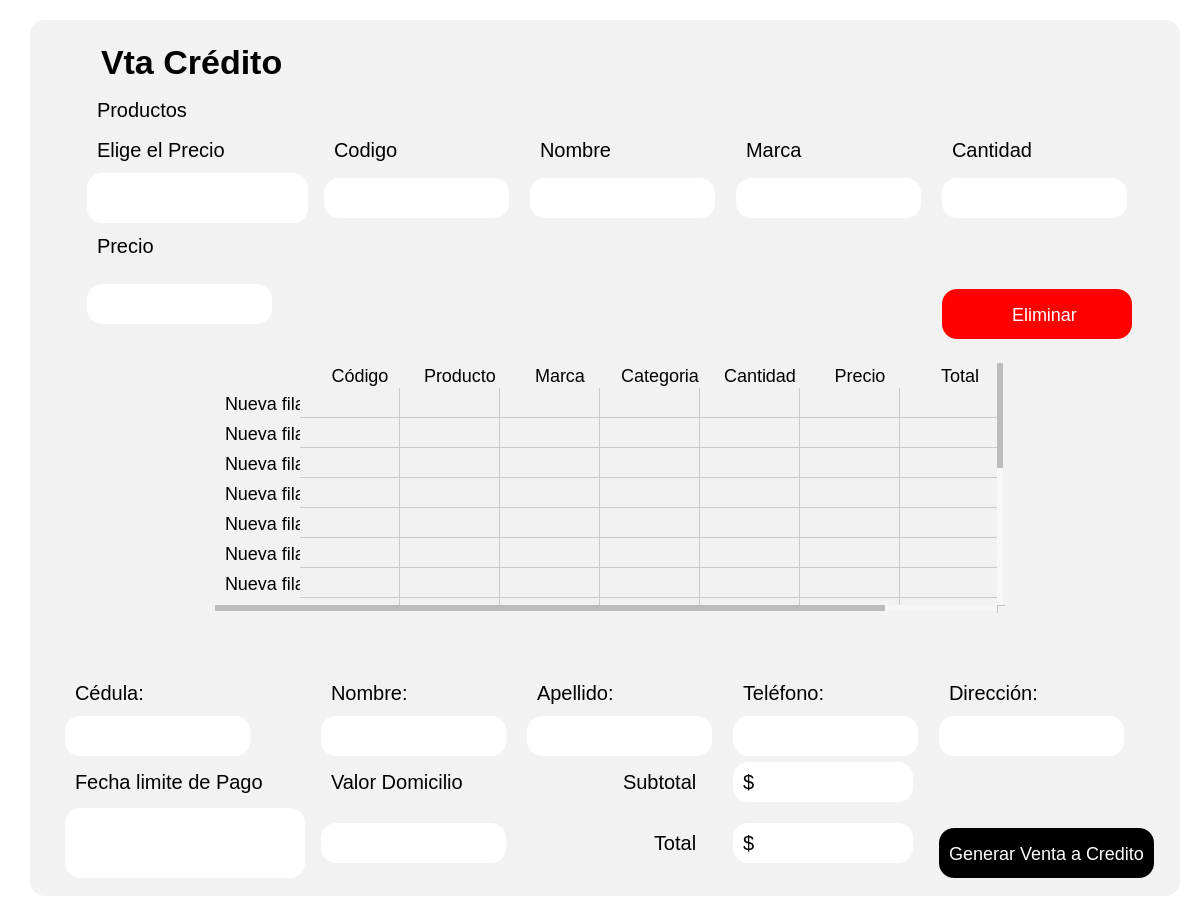
<?xml version="1.0" encoding="UTF-8"?>
<ui version="4.0">
 <class>Form</class>
 <widget class="QWidget" name="Form">
   <property name="geometry">
    <rect>
     <x>0</x>
     <y>0</y>
     <width>1200</width>
     <height>750</height>
    </rect>
   </property>
  <property name="windowTitle">
   <string>Form</string>
  </property>
  <property name="styleSheet">
   <string notr="true">background-color: rgb(255, 255, 255);
</string>
  </property>
  <layout class="QHBoxLayout" name="horizontalLayout">
   <item>
    <widget class="QWidget" name="Contenedor" native="true">
     <property name="styleSheet">
      <string notr="true">
QPushButton {
    background-color: black; /* Fondo blanco */
    border: none; /* Sin borde ni decoración inicial */
    color:  white; /* Color del texto */
    border-radius: 15px; /* Bordes circulares */
    padding: 5px 10px; /* Espaciado interno para mejor apariencia */
	height: 40px; /* Altura del botón */
    text-align: center; /* Alinea el texto del botón a la izquierda */
    font-size: 18px; /* Tamaño de fuente */
	margin-top:20px;
}

QPushButton:hover {
    background-color: rgb(106, 106, 106); /* Gris claro al pasar el mouse */
    cursor: pointer; /* Cursor de mano al pasar sobre el botón */
}

QToolButton {
    background-color: white; /* Fondo blanco */
    border: none; /* Sin borde ni decoración inicial */
    color:  rgb(50, 50, 50); /* Color del texto */
    border-radius: 15px; /* Bordes circulares */
    padding: 5px 10px; /* Espaciado interno para mejor apariencia */
	height: 40px; /* Altura del botón */
    text-align: left; /* Alinea el texto del botón a la izquierda */
    font-size: 18px; /* Tamaño de fuente */
    cursor: pointer;
}

QToolButton:hover {
    background-color: #f2f2f2; /* Gris claro al pasar el mouse */
    cursor: pointer;
}
QLineEdit {
    background-color: rgb(255, 255, 255); /* Fondo blanco */
    border: none; /* Sin bordes visibles */
    padding: 4px; /* Espaciado interno entre el texto y los bordes */
    margin-right: 5px; /* Espaciado externo solo a la derecha */
    border-radius: 10px; /* Bordes redondeados */
    color: black; /* Texto negro */
    text-align: left; /* Texto alineado a la izquierda */
    font-size: 18px; /* Tamaño del texto */
}

/* Cuando el QLineEdit está enfocado (se está escribiendo) */
QLineEdit:focus {
    background-color: rgb(230, 230, 250); /* Color de fondo cuando el campo está activo */
    border: 1px solid rgb(0, 0, 0); /* Borde negro al estar activo */
}

QLabel {
    font-size: 20px; /* Tamaño de fuente */
    color:  black; /* Color del texto */
    margin-right: 10px; /* Espaciado a la derecha */
    padding: 5px; /* Espaciado interno */
    text-align: left; /* Alineación del texto a la izquierda */
}
QTableWidget {
    border: none;
    background-color: #ffffff; /* Fondo blanco para la tabla */
    box-shadow: 0 4px 8px rgba(0, 0, 0, 0.1); /* Sombra suave alrededor de la tabla */
}

QTableWidget::item {
    background-color: #f2f2f2; 
    border: none; 
    transition: background-color 0.3s ease; /* Suavizado de transición de color de fondo */
    pointer-events: none; /* Desactiva la interacción con las celdas (como editar) */
}

QTableWidget::item:selected {
    background-color: #aad4ff; /* Color azul claro para celdas seleccionadas */
    color: black; /* Texto negro para celdas seleccionadas */
}

QTableWidget::item:hover {
    background-color: #e6e6e6; /* Color de fondo al pasar el cursor sobre las celdas */
}

QHeaderView::section {
    border: none; 
    background-color: #f2f2f2; 
    font-weight: normal; /* No negritas */
    text-align: center; /* Centrado del texto en los encabezados */
    box-shadow: 0 2px 4px rgba(0, 0, 0, 0.1); /* Sombra suave para los encabezados */
}

QHeaderView::section:focus {
    background-color: #f2f2f2; /* Sin color de fondo cuando está en foco */
    border: none; /* Sin borde cuando está en foco */
}

QTableWidget::item:focus {
    border: none; /* Sin borde cuando las celdas tienen el foco */
    background-color: #f2f2f2; /* Mantener el fondo sin color azul */
}

QTableCornerButton::section {
    background-color: #f2f2f2; 
    border: none; 
}

QTableWidget::verticalHeader {
    background-color: #f2f2f2;
    border: none;
    font-weight: normal; /* No negritas */
}

QTableWidget::item:hover {
    background-color: #e6e6e6; /* Color de fondo al pasar el cursor sobre las celdas */
}

/* Personalización de la barra de desplazamiento */
QScrollBar:vertical {
    border: none;
    background: #f7f7f7; /* Fondo de la barra */
    width: 8px; /* Barra más delgada */
    border-radius: 4px; /* Bordes más redondeados */
}

QScrollBar::handle:vertical {
    background: #bbb; /* Fondo del control deslizante */
    min-height: 20px; /* Control deslizante más delgado */
    border-radius: 4px; /* Bordes redondeados */
    transition: background-color 0.3s ease; /* Transición suave para el cambio de color */
}

QScrollBar::handle:vertical:hover {
    background: #888; /* Color más oscuro cuando el control deslizante está siendo desplazado */
}

QScrollBar::add-line:vertical, QScrollBar::sub-line:vertical {
    border: none;
    background: #f2f2f2; /* Fondo para los botones de la barra */
    height: 0px; /* Sin altura para los botones */
}

QScrollBar:horizontal {
    border: none;
    background: #f7f7f7; /* Fondo de la barra */
    height: 8px; /* Barra más delgada */
    border-radius: 4px; /* Bordes más redondeados */
}

QScrollBar::handle:horizontal {
    background: #bbb; /* Fondo del control deslizante */
    min-width: 20px; /* Control deslizante más delgado */
    border-radius: 4px; /* Bordes redondeados */
    transition: background-color 0.3s ease; /* Transición suave para el cambio de color */
}

QScrollBar::handle:horizontal:hover {
    background: #888; /* Color más oscuro cuando el control deslizante está siendo desplazado */
}

QScrollBar::add-line:horizontal, QScrollBar::sub-line:horizontal {
    border: none;
    background: #f2f2f2; /* Fondo para los botones de la barra */
    width: 0px; /* Sin ancho para los botones */
}


</string>
     </property>
     <layout class="QHBoxLayout" name="horizontalLayout_2">
      <item>
       <widget class="QStackedWidget" name="Contenido">
        <property name="styleSheet">
         <string notr="true">margin-left:10px;
border-radius:15px;
background-color: #f2f2f2; 
</string>
        </property>
        <widget class="QWidget" name="ContenidoPage1">
         <layout class="QVBoxLayout" name="verticalLayout_2">
          <item>
           <widget class="QWidget" name="widget_3" native="true">
            <property name="styleSheet">
             <string notr="true"/>
            </property>
            <layout class="QGridLayout" name="gridLayout">
             <item row="0" column="0">
              <layout class="QGridLayout" name="gridLayout_2">
               <item row="6" column="6">
                <widget class="QPushButton" name="BtnEliminar">
                 <property name="styleSheet">
                  <string notr="true">
QPushButton {
    background-color: red; /* Fondo blanco */
    border: none; /* Sin borde ni decoración inicial */
    color:  white; /* Color del texto */
    border-radius: 15px; /* Bordes circulares */
    padding: 5px 10px; /* Espaciado interno para mejor apariencia */
	height: 40px; /* Altura del botón */
    text-align: center; /* Alinea el texto del botón a la izquierda */
    font-size: 18px; /* Tamaño de fuente */
	margin-top:20px;
    cursor: pointer; /* Cursor de mano al pasar sobre el botón */
}

QPushButton:hover {
    background-color: rgb(106, 106, 106); /* Gris claro al pasar el mouse */
    cursor: pointer; /* Cursor de mano al pasar sobre el botón */
}</string>
                 </property>
                 <property name="text">
                  <string>   Eliminar</string>
                 </property>
                 <property name="icon">
                  <iconset>
                   <normaloff>../../assets/iconos/eliminar.png</normaloff>../../assets/iconos/eliminar.png</iconset>
                 </property>
                 <property name="iconSize">
                  <size>
                   <width>30</width>
                   <height>30</height>
                  </size>
                 </property>
                </widget>
               </item>
               <item row="2" column="6">
                <widget class="QLabel" name="label">
                 <property name="text">
                  <string>Cantidad</string>
                 </property>
                </widget>
               </item>
               <item row="2" column="3">
                <widget class="QLabel" name="label_6">
                 <property name="text">
                  <string>Nombre</string>
                 </property>
                </widget>
               </item>
               <item row="2" column="4">
                <widget class="QLabel" name="label_7">
                 <property name="text">
                  <string>Marca</string>
                 </property>
                </widget>
               </item>
               <item row="0" column="0" alignment="Qt::AlignLeft">
                <widget class="QLabel" name="LabelVentasA">
                 <property name="styleSheet">
                  <string notr="true">#LabelVentasA {
    font-weight: bold; /* Negrita */
    font-size: 34px; /* Tamaño de fuente */
}
</string>
                 </property>
                 <property name="text">
                  <string>Vta Crédito</string>
                 </property>
                </widget>
               </item>
               <item row="1" column="0">
                <widget class="QLabel" name="label_30">
                 <property name="text">
                  <string>Productos</string>
                 </property>
                </widget>
               </item>
               <item row="2" column="2">
                <widget class="QLabel" name="label_5">
                 <property name="text">
                  <string>Codigo</string>
                 </property>
                </widget>
               </item>
               <item row="2" column="0">
                <widget class="QLabel" name="label_16">
                 <property name="text">
                  <string>Elige el Precio</string>
                 </property>
                </widget>
               </item>
               <item row="3" column="0">
                <widget class="QComboBox" name="comboBoxPrecio">
                 <property name="styleSheet">
                  <string notr="true">QComboBox {
    background-color: white; /* Fondo blanco */
    border: none; /* Sin borde */
    color: black; /* Color del texto */
    border-radius: 15px; /* Bordes redondeados */
    padding: 5px 10px; /* Espaciado interno */
    font-size: 18px; /* Tamaño de fuente */
    height: 40px; /* Altura del combo box */
}

QComboBox::drop-down {
    background-color: transparent; /* Fondo transparente */
    border: none; /* Sin borde */
    width: 20px; /* Tamaño del botón */
    /* No se define la flecha, por lo que se elimina */
}

QComboBox:hover {
    cursor: pointer; /* Cursor de mano */
}

QComboBox QAbstractItemView {
    background-color: white; /* Fondo del menú desplegable */
    border: none; /* Sin borde */
    color: black; /* Color del texto en las opciones */
    selection-background-color: rgb(106, 106, 106); /* Fondo gris claro al seleccionar */
    selection-color: white; /* Texto blanco al seleccionar */
    border-radius: 10px; /* Bordes redondeados */
}

</string>
                 </property>
                </widget>
               </item>
               <item row="4" column="0">
                <widget class="QLabel" name="label_13">
                 <property name="text">
                  <string>Precio</string>
                 </property>
                </widget>
               </item>
               <item row="6" column="0">
                <widget class="QLineEdit" name="InputPrecioUnitario">
                  <property name="sizePolicy">
                   <sizepolicy hsizetype="Preferred" vsizetype="Preferred">
                    <horstretch>0</horstretch>
                    <verstretch>0</verstretch>
                   </sizepolicy>
                  </property>
                  <property name="minimumSize">
                   <size>
                    <width>200</width>
                    <height>40</height>
                   </size>
                  </property>
                  <property name="maximumSize">
                   <size>
                    <width>200</width>
                    <height>40</height>
                   </size>
                  </property>
                 <property name="styleSheet">
                  <string notr="true">background-color: rgb(255, 255, 255);</string>
                 </property>
                </widget>
               </item>
               <item row="3" column="6">
                <widget class="QLineEdit" name="InputCantidad">
                  <property name="sizePolicy">
                   <sizepolicy hsizetype="Preferred" vsizetype="Preferred">
                    <horstretch>0</horstretch>
                    <verstretch>0</verstretch>
                   </sizepolicy>
                  </property>
                  <property name="minimumSize">
                   <size>
                    <width>200</width>
                    <height>40</height>
                   </size>
                  </property>
                  <property name="maximumSize">
                   <size>
                    <width>200</width>
                    <height>40</height>
                   </size>
                  </property>
                 <property name="styleSheet">
                  <string notr="true">background-color: rgb(255, 255, 255);</string>
                 </property>
                </widget>
               </item>
               <item row="3" column="4">
                <widget class="QLineEdit" name="InputMarca">
                  <property name="sizePolicy">
                   <sizepolicy hsizetype="Preferred" vsizetype="Preferred">
                    <horstretch>0</horstretch>
                    <verstretch>0</verstretch>
                   </sizepolicy>
                  </property>
                  <property name="minimumSize">
                   <size>
                    <width>200</width>
                    <height>40</height>
                   </size>
                  </property>
                  <property name="maximumSize">
                   <size>
                    <width>200</width>
                    <height>40</height>
                   </size>
                  </property>
                 <property name="styleSheet">
                  <string notr="true">background-color: rgb(255, 255, 255);</string>
                 </property>
                </widget>
               </item>
               <item row="3" column="3">
                <widget class="QLineEdit" name="InputNombre">
                  <property name="sizePolicy">
                   <sizepolicy hsizetype="Preferred" vsizetype="Preferred">
                    <horstretch>0</horstretch>
                    <verstretch>0</verstretch>
                   </sizepolicy>
                  </property>
                  <property name="minimumSize">
                   <size>
                    <width>200</width>
                    <height>40</height>
                   </size>
                  </property>
                  <property name="maximumSize">
                   <size>
                    <width>200</width>
                    <height>40</height>
                   </size>
                  </property>
                 <property name="styleSheet">
                  <string notr="true">background-color: rgb(255, 255, 255);</string>
                 </property>
                </widget>
               </item>
               <item row="3" column="2">
                <widget class="QLineEdit" name="InputCodigo">
                  <property name="sizePolicy">
                   <sizepolicy hsizetype="Preferred" vsizetype="Preferred">
                    <horstretch>0</horstretch>
                    <verstretch>0</verstretch>
                   </sizepolicy>
                  </property>
                  <property name="minimumSize">
                   <size>
                    <width>200</width>
                    <height>40</height>
                   </size>
                  </property>
                  <property name="maximumSize">
                   <size>
                    <width>200</width>
                    <height>40</height>
                   </size>
                  </property>
                 <property name="styleSheet">
                  <string notr="true">background-color: rgb(255, 255, 255);</string>
                 </property>
                </widget>
               </item>
              </layout>
             </item>
            </layout>
           </widget>
          </item>
          <item>
           <widget class="QWidget" name="widget" native="true">
            <property name="styleSheet">
             <string notr="true"/>
            </property>
            <layout class="QVBoxLayout" name="verticalLayout_3">
             <item alignment="Qt::AlignHCenter|Qt::AlignVCenter">
              <widget class="QTableWidget" name="TablaVentasCredito">
               <property name="sizePolicy">
                <sizepolicy hsizetype="Fixed" vsizetype="Fixed">
                 <horstretch>0</horstretch>
                 <verstretch>0</verstretch>
                </sizepolicy>
               </property>
                <property name="minimumSize">
                 <size>
                  <width>800</width>
                  <height>250</height>
                 </size>
                </property>
               <property name="font">
                <font>
                 <family>MS Shell Dlg 2</family>
                 <pointsize>11</pointsize>
                 <weight>75</weight>
                 <bold>true</bold>
                </font>
               </property>
               <property name="styleSheet">
                <string notr="true">
QTableWidget {
    border: none;
    box-shadow: 0 4px 8px rgba(0, 0, 0, 0.1); /* Sombra suave alrededor de la tabla */
}

QTableWidget::item {
    background-color: #f2f2f2; 
    border: none; 
    font-size: 18px; /* Tamaño de letra */
    transition: background-color 0.3s ease; /* Suavizado de transición de color de fondo */
    pointer-events: none; /* Desactiva la interacción con las celdas (como editar) */
}

QTableWidget::item:selected {
    background-color: #aad4ff; /* Color azul claro para celdas seleccionadas */
    color: black; /* Texto negro para celdas seleccionadas */
}

QTableWidget::item:hover {
    background-color: #e6e6e6; /* Color de fondo al pasar el cursor sobre las celdas */
}

QHeaderView::section {
    border: none; 
    background-color: #f2f2f2; 
    font-size: 18px; /* Tamaño de letra */
    font-weight: normal; /* No negritas */
    text-align: center; /* Centrado del texto en los encabezados */
    box-shadow: 0 2px 4px rgba(0, 0, 0, 0.1); /* Sombra suave para los encabezados */
}

QHeaderView::section:focus {
    background-color: #f2f2f2; /* Sin color de fondo cuando está en foco */
    border: none; /* Sin borde cuando está en foco */
}

QTableWidget::item:focus {
    border: none; /* Sin borde cuando las celdas tienen el foco */
    background-color: #f2f2f2; /* Mantener el fondo sin color azul */
}

QTableCornerButton::section {
    background-color: #f2f2f2; 
    border: none; 
}

QTableWidget::verticalHeader {
    background-color: #f2f2f2;
    font-size: 23px;
    border: none;
    font-weight: normal; /* No negritas */
}

QTableWidget::item:hover {
    background-color: #e6e6e6; /* Color de fondo al pasar el cursor sobre las celdas */
}
/* Personalización de la barra de desplazamiento */
QScrollBar:vertical {
    border: none;
    background: #f7f7f7; /* Fondo de la barra */
    width: 8px; /* Barra más delgada */
    border-radius: 4px; /* Bordes más redondeados */
    margin: 0px 2px 0px 0px; /* Un pequeño margen para el desplazamiento */
}

QScrollBar::handle:vertical {
    background: #bbb; /* Fondo del control deslizante */
    min-height: 20px; /* Control deslizante más delgado */
    border-radius: 4px; /* Bordes redondeados */
    transition: background-color 0.3s ease; /* Transición suave para el cambio de color */
}

QScrollBar::handle:vertical:hover {
    background: #888; /* Color más oscuro cuando el control deslizante está siendo desplazado */
}

QScrollBar::add-line:vertical, QScrollBar::sub-line:vertical {
    border: none;
    background: #f2f2f2; /* Fondo para los botones de la barra */
    height: 0px; /* Sin altura para los botones */
}

QScrollBar:horizontal {
    border: none;
    background: #f7f7f7; /* Fondo de la barra */
    height: 8px; /* Barra más delgada */
    border-radius: 4px; /* Bordes más redondeados */
    margin: 0px 0px 2px 0px; /* Un pequeño margen para el desplazamiento */
}

QScrollBar::handle:horizontal {
    background: #bbb; /* Fondo del control deslizante */
    min-width: 20px; /* Control deslizante más delgado */
    border-radius: 4px; /* Bordes redondeados */
    transition: background-color 0.3s ease; /* Transición suave para el cambio de color */
}

QScrollBar::handle:horizontal:hover {
    background: #888; /* Color más oscuro cuando el control deslizante está siendo desplazado */
}
</string>
               </property>
               <row>
                <property name="text">
                 <string>Nueva fila</string>
                </property>
               </row>
               <row>
                <property name="text">
                 <string>Nueva fila</string>
                </property>
               </row>
               <row>
                <property name="text">
                 <string>Nueva fila</string>
                </property>
               </row>
               <row>
                <property name="text">
                 <string>Nueva fila</string>
                </property>
               </row>
               <row>
                <property name="text">
                 <string>Nueva fila</string>
                </property>
               </row>
               <row>
                <property name="text">
                 <string>Nueva fila</string>
                </property>
               </row>
               <row>
                <property name="text">
                 <string>Nueva fila</string>
                </property>
               </row>
               <row>
                <property name="text">
                 <string>Nueva fila</string>
                </property>
               </row>
               <row>
                <property name="text">
                 <string>Nueva fila</string>
                </property>
               </row>
               <row>
                <property name="text">
                 <string>Nueva fila</string>
                </property>
               </row>
               <row>
                <property name="text">
                 <string>Nueva fila</string>
                </property>
               </row>
               <row>
                <property name="text">
                 <string>Nueva fila</string>
                </property>
               </row>
               <row>
                <property name="text">
                 <string>Nueva fila</string>
                </property>
               </row>
               <row>
                <property name="text">
                 <string>Nueva fila</string>
                </property>
               </row>
               <row>
                <property name="text">
                 <string>New Row</string>
                </property>
               </row>
               <row>
                <property name="text">
                 <string>New Row</string>
                </property>
               </row>
               <column>
                <property name="text">
                 <string>Código</string>
                </property>
                <property name="font">
                 <font>
                  <kerning>false</kerning>
                 </font>
                </property>
                <property name="textAlignment">
                 <set>AlignCenter</set>
                </property>
               </column>
               <column>
                <property name="text">
                 <string>Producto</string>
                </property>
                <property name="textAlignment">
                 <set>AlignCenter</set>
                </property>
               </column>
               <column>
                <property name="text">
                 <string>Marca</string>
                </property>
                <property name="textAlignment">
                 <set>AlignCenter</set>
                </property>
               </column>
               <column>
                <property name="text">
                 <string>Categoria</string>
                </property>
                <property name="textAlignment">
                 <set>AlignCenter</set>
                </property>
               </column>
               <column>
                <property name="text">
                 <string>Cantidad</string>
                </property>
                <property name="textAlignment">
                 <set>AlignCenter</set>
                </property>
               </column>
               <column>
                <property name="text">
                 <string>Precio</string>
                </property>
                <property name="textAlignment">
                 <set>AlignCenter</set>
                </property>
               </column>
               <column>
                <property name="text">
                 <string>Total</string>
                </property>
                <property name="textAlignment">
                 <set>AlignCenter</set>
                </property>
               </column>
              </widget>
             </item>
            </layout>
           </widget>
          </item>
          <item alignment="Qt::AlignHCenter|Qt::AlignVCenter">
           <widget class="QWidget" name="widget_4" native="true">
            <property name="styleSheet">
             <string notr="true"/>
            </property>
            <layout class="QGridLayout" name="gridLayout_3">
             <item row="0" column="0">
              <layout class="QGridLayout" name="gridLayout_4">
               <item row="2" column="0">
                <widget class="QLineEdit" name="InputCedula">
                  <property name="sizePolicy">
                   <sizepolicy hsizetype="Preferred" vsizetype="Preferred">
                    <horstretch>0</horstretch>
                    <verstretch>0</verstretch>
                   </sizepolicy>
                  </property>
                  <property name="minimumSize">
                   <size>
                    <width>200</width>
                    <height>40</height>
                   </size>
                  </property>
                  <property name="maximumSize">
                   <size>
                    <width>200</width>
                    <height>40</height>
                   </size>
                  </property>
                 <property name="styleSheet">
                  <string notr="true">background-color: rgb(255, 255, 255);</string>
                 </property>
                </widget>
               </item>
               <item row="3" column="3">
                <widget class="QLabel" name="LabelSubtotal">
                  <property name="sizePolicy">
                   <sizepolicy hsizetype="Preferred" vsizetype="Preferred">
                    <horstretch>0</horstretch>
                    <verstretch>0</verstretch>
                   </sizepolicy>
                  </property>
                  <property name="minimumSize">
                   <size>
                    <width>200</width>
                    <height>40</height>
                   </size>
                  </property>
                  <property name="maximumSize">
                   <size>
                    <width>200</width>
                    <height>40</height>
                   </size>
                  </property>
                 <property name="cursor">
                  <cursorShape>IBeamCursor</cursorShape>
                 </property>
                 <property name="styleSheet">
                  <string notr="true">background-color: rgb(255, 255, 255);</string>
                 </property>
                 <property name="text">
                  <string>$</string>
                 </property>
                </widget>
               </item>
               <item row="1" column="1">
                <widget class="QLabel" name="label_10">
                 <property name="text">
                  <string>Nombre:</string>
                 </property>
                </widget>
               </item>
               <item row="1" column="0">
                <widget class="QLabel" name="label_4">
                 <property name="text">
                  <string>Cédula:</string>
                 </property>
                </widget>
               </item>
               <item row="2" column="5">
                <widget class="QLineEdit" name="InputDireccion">
                  <property name="sizePolicy">
                   <sizepolicy hsizetype="Preferred" vsizetype="Preferred">
                    <horstretch>0</horstretch>
                    <verstretch>0</verstretch>
                   </sizepolicy>
                  </property>
                  <property name="minimumSize">
                   <size>
                    <width>200</width>
                    <height>40</height>
                   </size>
                  </property>
                  <property name="maximumSize">
                   <size>
                    <width>200</width>
                    <height>40</height>
                   </size>
                  </property>
                 <property name="styleSheet">
                  <string notr="true">background-color: rgb(255, 255, 255);</string>
                 </property>
                </widget>
               </item>
               <item row="1" column="3">
                <widget class="QLabel" name="label_11">
                 <property name="text">
                  <string>Teléfono:</string>
                 </property>
                </widget>
               </item>
               <item row="2" column="1">
                <widget class="QLineEdit" name="InputNombreCli">
                  <property name="sizePolicy">
                   <sizepolicy hsizetype="Preferred" vsizetype="Preferred">
                    <horstretch>0</horstretch>
                    <verstretch>0</verstretch>
                   </sizepolicy>
                  </property>
                  <property name="minimumSize">
                   <size>
                    <width>200</width>
                    <height>40</height>
                   </size>
                  </property>
                  <property name="maximumSize">
                   <size>
                    <width>200</width>
                    <height>40</height>
                   </size>
                  </property>
                 <property name="styleSheet">
                  <string notr="true">background-color: rgb(255, 255, 255);</string>
                 </property>
                </widget>
               </item>
               <item row="4" column="0">
                <widget class="QComboBox" name="LimitePagoBox">
                  <property name="sizePolicy">
                   <sizepolicy hsizetype="Preferred" vsizetype="Preferred">
                    <horstretch>0</horstretch>
                    <verstretch>0</verstretch>
                   </sizepolicy>
                  </property>
                 <property name="minimumSize">
                  <size>
                   <width>250</width>
                   <height>50</height>
                  </size>
                 </property>
                 <property name="styleSheet">
                  <string notr="true">QComboBox {
    background-color: white; /* Fondo blanco */
    border: none; /* Sin borde */
    color: black; /* Color del texto */
    border-radius: 15px; /* Bordes redondeados */
    padding: 5px 10px; /* Espaciado interno */
    font-size: 18px; /* Tamaño de fuente */
    height: 40px; /* Altura del combo box */
}

QComboBox::drop-down {
    background-color: transparent; /* Fondo transparente */
    border: none; /* Sin borde */
    width: 20px; /* Tamaño del botón */
    /* No se define la flecha, por lo que se elimina */
}

QComboBox:hover {
    cursor: pointer; /* Cursor de mano */
}

QComboBox QAbstractItemView {
    background-color: white; /* Fondo del menú desplegable */
    border: none; /* Sin borde */
    color: black; /* Color del texto en las opciones */
    selection-background-color: rgb(106, 106, 106); /* Fondo gris claro al seleccionar */
    selection-color: white; /* Texto blanco al seleccionar */
    border-radius: 10px; /* Bordes redondeados */
}

</string>
                 </property>
                </widget>
               </item>
               <item row="4" column="2" alignment="Qt::AlignRight">
                <widget class="QLabel" name="label_15">
                 <property name="text">
                  <string>Total</string>
                 </property>
                </widget>
               </item>
               <item row="4" column="5">
                <widget class="QPushButton" name="BtnGenerarVentaCredito">
                 <property name="cursor">
                  <cursorShape>PointingHandCursor</cursorShape>
                 </property>
                 <property name="styleSheet">
                  <string notr="true">
QPushButton {
    background-color: black; /* Fondo blanco */
    border: none; /* Sin borde ni decoración inicial */
    color:  white; /* Color del texto */
    border-radius: 15px; /* Bordes circulares */
    padding: 5px 10px; /* Espaciado interno para mejor apariencia */
	height: 40px; /* Altura del botón */
    text-align: center; /* Alinea el texto del botón a la izquierda */
    font-size: 18px; /* Tamaño de fuente */
	margin-top:20px;
}

QPushButton:hover {
    background-color: rgb(106, 106, 106); /* Gris claro al pasar el mouse */
    cursor: pointer; /* Cursor de mano al pasar sobre el botón */
}</string>
                 </property>
                 <property name="text">
                  <string>Generar Venta a Credito</string>
                 </property>
                </widget>
               </item>
               <item row="1" column="5">
                <widget class="QLabel" name="label_2">
                 <property name="text">
                  <string>Dirección:</string>
                 </property>
                </widget>
               </item>
               <item row="2" column="2">
                <widget class="QLineEdit" name="InputApellidoCli">
                  <property name="sizePolicy">
                   <sizepolicy hsizetype="Preferred" vsizetype="Preferred">
                    <horstretch>0</horstretch>
                    <verstretch>0</verstretch>
                   </sizepolicy>
                  </property>
                  <property name="minimumSize">
                   <size>
                    <width>200</width>
                    <height>40</height>
                   </size>
                  </property>
                  <property name="maximumSize">
                   <size>
                    <width>200</width>
                    <height>40</height>
                   </size>
                  </property>
                 <property name="styleSheet">
                  <string notr="true">background-color: rgb(255, 255, 255);</string>
                 </property>
                </widget>
               </item>
               <item row="2" column="3">
                <widget class="QLineEdit" name="InputTelefonoCli">
                  <property name="sizePolicy">
                   <sizepolicy hsizetype="Preferred" vsizetype="Preferred">
                    <horstretch>0</horstretch>
                    <verstretch>0</verstretch>
                   </sizepolicy>
                  </property>
                  <property name="minimumSize">
                   <size>
                    <width>200</width>
                    <height>40</height>
                   </size>
                  </property>
                  <property name="maximumSize">
                   <size>
                    <width>200</width>
                    <height>40</height>
                   </size>
                  </property>
                 <property name="styleSheet">
                  <string notr="true">background-color: rgb(255, 255, 255);</string>
                 </property>
                </widget>
               </item>
               <item row="1" column="2">
                <widget class="QLabel" name="label_9">
                 <property name="text">
                  <string>Apellido:</string>
                 </property>
                </widget>
               </item>
               <item row="3" column="2" alignment="Qt::AlignRight">
                <widget class="QLabel" name="label_14">
                 <property name="text">
                  <string>Subtotal</string>
                 </property>
                </widget>
               </item>
               <item row="3" column="0">
                <widget class="QLabel" name="label_12">
                 <property name="text">
                  <string>Fecha limite de Pago</string>
                 </property>
                </widget>
               </item>
               <item row="0" column="0">
                <widget class="QLabel" name="label_31">
                 <property name="text">
                  <string/>
                 </property>
                </widget>
               </item>
               <item row="4" column="3">
                <widget class="QLabel" name="LabelTotal">
                  <property name="sizePolicy">
                   <sizepolicy hsizetype="Preferred" vsizetype="Preferred">
                    <horstretch>0</horstretch>
                    <verstretch>0</verstretch>
                   </sizepolicy>
                  </property>
                  <property name="minimumSize">
                   <size>
                    <width>200</width>
                    <height>40</height>
                   </size>
                  </property>
                  <property name="maximumSize">
                   <size>
                    <width>200</width>
                    <height>40</height>
                   </size>
                  </property>
                 <property name="cursor">
                  <cursorShape>IBeamCursor</cursorShape>
                 </property>
                 <property name="styleSheet">
                  <string notr="true">background-color: rgb(255, 255, 255);</string>
                 </property>
                 <property name="text">
                  <string>$</string>
                 </property>
                </widget>
               </item>
               <item row="4" column="1">
                <widget class="QLineEdit" name="InputDomicilio">
                  <property name="sizePolicy">
                   <sizepolicy hsizetype="Preferred" vsizetype="Preferred">
                    <horstretch>0</horstretch>
                    <verstretch>0</verstretch>
                   </sizepolicy>
                  </property>
                  <property name="minimumSize">
                   <size>
                    <width>200</width>
                    <height>40</height>
                   </size>
                  </property>
                  <property name="maximumSize">
                   <size>
                    <width>200</width>
                    <height>40</height>
                   </size>
                  </property>
                 <property name="styleSheet">
                  <string notr="true">background-color: rgb(255, 255, 255);</string>
                 </property>
                </widget>
               </item>
               <item row="3" column="1">
                <widget class="QLabel" name="label_8">
                 <property name="text">
                  <string>Valor Domicilio</string>
                 </property>
                </widget>
               </item>
              </layout>
             </item>
            </layout>
           </widget>
          </item>
         </layout>
        </widget>
       </widget>
      </item>
     </layout>
    </widget>
   </item>
  </layout>
 </widget>
 <resources/>
 <connections/>
</ui>
